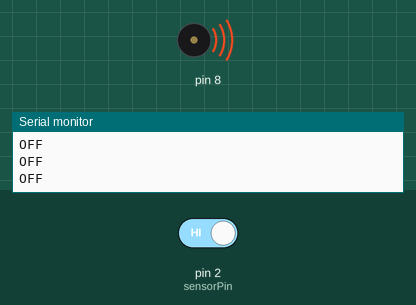
The sketch below on a simulated Arduino Uno, built with avr-gcc and run on an emulated ATmega328P. Shown: buzzer (waves = sounding), the last lines printed to the serial monitor. The test bench sets the inputs (shaded band); at power-on: pin 2 (sensorPin) HIGH.

Above: at 3.0 s.
3.1 s: pin 2 (sensorPin) driven LOW
At 4.2 s:
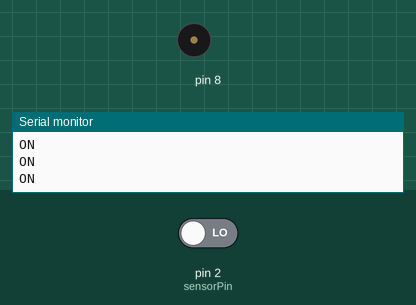
4.7 s: pin 2 (sensorPin) driven HIGH
At 5.4 s:
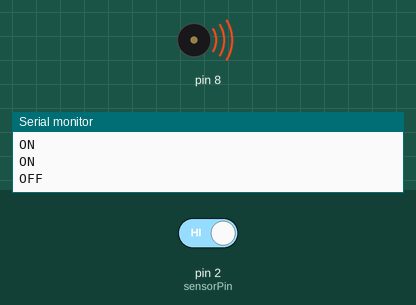
Timing chart, 0 to 15.0 s (numbered marks = the images above; inputs shaded):
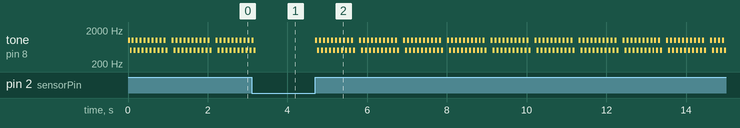

Measured:
- after the input at 3.1 s, tone on pin 8: goes on until 3.2 s, then stays silent
- after the input at 4.7 s, tone on pin 8: plays 1000 Hz for 0.05 s, 500 Hz for 0.05 s, 1000 Hz for 0.05 s, 500 Hz for 0.05 s, 1000 Hz for 0.05 s, 500 Hz for 0.05 s … (188 notes in this stretch), starting at once
- by itself, tone on pin 8: plays 1000 Hz for 0.05 s, 500 Hz for 0.05 s, 1000 Hz for 0.05 s, 500 Hz for 0.05 s, 1000 Hz for 0.05 s, 500 Hz for 0.05 s … (58 notes in this stretch)

The sketch:

System_Tilt_Piezocapsule.ino
```cpp
int sensorPin = 2;

void setup() {
  pinMode(sensorPin, INPUT);
  Serial.begin(9600);
  pinMode(8, OUTPUT);

}

void loop() {
  if (digitalRead(sensorPin) == LOW) {
    Serial.println("ON");
  } else {
    Serial.println("OFF");
    for (int count = 0; count < 10; count++) {
      tone(8,1000);
      delay(50);
      tone(8,500);
      delay(50);
    }
    noTone(8);
  }
  delay(100);

}
```
